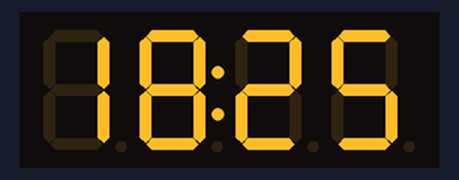
The program below on a simulated MicroPython board. Shown: 4-digit seven-segment display. WiFi joins after 1.5 s; the clock reads 2024-03-15 10:24:30 at power-on unless the program sets it; library files of the repository ran but are not shown: tm1637.py; what the program prints to the serial console is not drawn.

Above: at 61.6 s.

The program:

main.py
```python
import tm1637
from machine import Pin,RTC
import network, usocket, utime, ntptime
from time import sleep
print("Connecting to WiFi...")
wifi = network.WLAN(network.STA_IF)
wifi.active(True)
wifi.connect('wifi', 'passwd')
while not wifi.isconnected():
    pass
print("Connected")

tm = tm1637.TM1637(clk=Pin(2), dio=Pin(0))
tm.brightness(1)
ntptime.settime()

while(True):
    sleep(60)
    local_time_sec = utime.time() + 8 * 3600
    local_time = utime.localtime(local_time_sec)
    h=local_time[3]
    m=local_time[4]
    print(local_time)
    tm.numbers(h, m)
```
